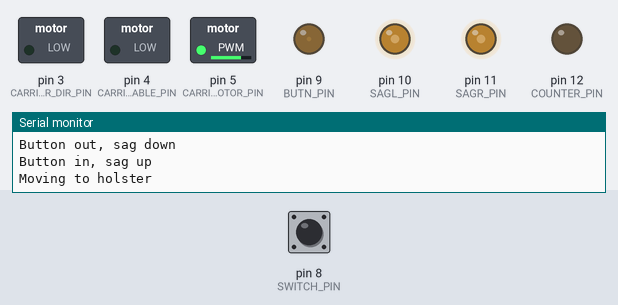
Recording of a sketch running on a simulated Arduino Nano, built with avr-gcc and run on an emulated ATmega328P. Shown: switched loads named in the sketch (green lamp = pin HIGH), output pins drawn as LEDs (lit = HIGH), the last lines printed to the serial monitor. The test bench sets the inputs (shaded band); at power-on: pin 8 (SWITCH_PIN) HIGH.

Above: at 8.0 s.
8.1 s: pin 8 (SWITCH_PIN) pulled LOW for 3.2 s
At 9.0 s:
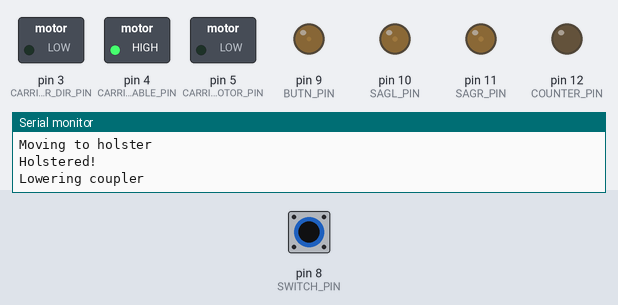
At 11.7 s:
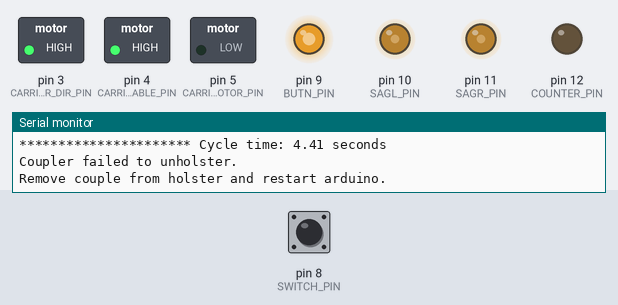
Timing chart, 0 to 13.2 s (numbered marks = the images above; inputs shaded):
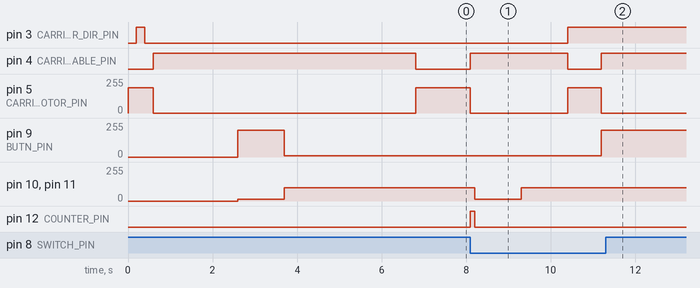

The sketch:

holster_cycler_01.ino
```cpp
//code includes counter output to LCD sheild; 11/30/2022 steve su

/**
 * LITH-HSTR Cycle Tester
 * By Stuart Sonatina
 * August 2018
 *
 * This is an arduino script meant to run on an Arduino Nano. Please visit
 * https://www.arduino.cc/en/Main/Software to download the IDE necessary to
 * upload this code to an arduino.
 *
 * This code works with a PD60-3-1161 NEMA23 stepper motor running TMCL code
 * with the following settings. Please download TMCL-IDE at
 * https://www.trinamic.com/support/software/tmcl-ide/ in order to upload code
 * to the stepper driver.
 *
 * MAX_SPEED = 2047       // steps/sec (+/- 0-2047)
 * MAX_ACCEL = 1000       // steps/sec^2 (+/- 0-2047)
 * CUR_LIMIT = 150        // Max current (0-255)

 * SAP 4, 0, MAX_SPEED    // Set max Velocity
 * SAP 5, 0, MAX_ACCEL    // Set max Acceleration
 * SAP 6, 0, CUR_LIMIT    // Set max current
 * SAP 140, 0, 1    // set Microstep Resolution (0 - full, 1 - half, etc)
 * SAP 138, 0, 2    // set Ramp mode (0 - position, 1 - exponential, 2 - velocity)
 * SAP 153, 0, 7    // set Ramp divisor
 * SAP 154, 0, 8    // set Pulse divisor
 * SAP 173, 0, 0    // set stallGuard2 filter enable to standard mode
 */

/**
 * Adjust the following #define numbers as needed to get the desired behavior
 */
#define LOOP_DELAY 1000        // pause time between cycles (ms)
#define FAILURE_ALLOWANCE 5 // Number of times coupler can fail to holster
                            // before program halts

#define CARRIAGE_SPEED 75       // 0-100% (please see TMCL code to adjust maximum)
#define CARRIAGE_TIMEOUT 1500   // How long to allow carriage to run before stopping it (ms)
#define CARRIAGE_OUT_TIME 800   // Time to allow carriage to pull out

#define BUTN_IN 10         // 0-255 button actuator max position
#define BUTN_OUT 200        // 0-255 button actuator min position
#define SAG_UP 100          // 0-255 sag actuator max position
#define SAG_DN 15           // 0-255 sag actuator min position
#define SAG_DN_TIME 1100    // Time to allow sag actuators to move
#define SAG_UP_TIME 1100     // Time to allow sag actuators to move

// Pin definitions
#define CARRIAGE_MOTOR_DIR_PIN 3    // NEMA 23 stepper motor direction (low=forwards)
#define CARRIAGE_MOTOR_ENABLE_PIN 4 // NEMA 23 stepper motor enable
#define CARRIAGE_MOTOR_PIN 5        // NEMA 23 stepper motor PWM control
#define SWITCH_PIN_GND 7  // limit switch ground, not being used currently
#define SWITCH_PIN 8      // limit switch
#define BUTN_PIN 9        // button actuator PWM control
#define SAGL_PIN 10       // left sag actuator PWM control
#define SAGR_PIN 11       // right sag actuator PWM control
#define COUNTER_PIN 12    // outputs to counter
#define NUM_TEST_CYCLES 50000   // number of cycles for test

bool holstered; // flag to see if coupler made it into holster
uint8_t failureCounter = 0;   // Count number of times coupler did not insert properly
uint32_t cycleCounter = 0;    // Count number of cycles, because why not?

/******************************************************************************
 * void setup()
 *****************************************************************************/
void setup()
{
  pinMode(CARRIAGE_MOTOR_DIR_PIN, OUTPUT);
  pinMode(CARRIAGE_MOTOR_ENABLE_PIN, OUTPUT);
  pinMode(CARRIAGE_MOTOR_PIN, OUTPUT);
  pinMode(COUNTER_PIN, OUTPUT);  //output for counter
  digitalWrite(COUNTER_PIN, LOW); //set counter initial state to LOW
  stopMotor();

  pinMode(SWITCH_PIN, INPUT_PULLUP); // INPUT_PULLUP eliminates need for external resistor
  pinMode(SWITCH_PIN_GND, OUTPUT);
  digitalWrite(SWITCH_PIN_GND, LOW); // use adjacent pin as ground

  Serial.begin(9600); // open serial port
  Serial.println("\n----Welcome to LITH-HSTR actuation----");
  while(digitalRead(SWITCH_PIN)==LOW) // limit switch should be wired 'normally closed'
  {
    Serial.println("Please remove coupler from holster, or check that limit switch is plugged in.");
    holstered = true;
    delay(2000);
  }
  holstered = false;

  // initialize actuators
  Serial.println("Initializing motors");
  driveMotor(CARRIAGE_SPEED);
  delay(200);
  driveMotor(-CARRIAGE_SPEED);
  delay(200);
  driveMotor(CARRIAGE_SPEED);
  delay(200);
  stopMotor();
  Serial.println("Motor working");
  delay(2000);

  Serial.println("Button out, sag down");
  analogWrite(BUTN_PIN, BUTN_OUT);
  analogWrite(SAGL_PIN, SAG_DN);
  analogWrite(SAGR_PIN, SAG_DN);
  delay(SAG_DN_TIME);
  Serial.println("Button in, sag up");
  analogWrite(BUTN_PIN, BUTN_IN);
  analogWrite(SAGL_PIN, SAG_UP);
  analogWrite(SAGR_PIN, SAG_UP);
  delay(SAG_UP_TIME);

  delay(2000); // sanity check time! We're about to get started.


}

int count=0;
void loop()
{
  if(count == NUM_TEST_CYCLES)stopMotor();
  else
  {
  // Move towards holstered position and wait until it gets there
  Serial.println("Moving to holster");
  driveMotor(CARRIAGE_SPEED);
  uint32_t startTime = millis();  // start timer
  while(!holstered && (millis()-startTime < CARRIAGE_TIMEOUT))
  {
    if(digitalRead(SWITCH_PIN)==LOW) {holstered=true;}
  }
  stopMotor();

  if(holstered) // limit switch has been triggered
  {
    Serial.println("Holstered!");
    failureCounter = 0; // Reset failureCounter

    digitalWrite(COUNTER_PIN, HIGH);  //set counter pin to high
    delay(100);
    digitalWrite(COUNTER_PIN, LOW);

    Serial.println("Lowering coupler");
    analogWrite(SAGL_PIN, SAG_DN);
    analogWrite(SAGR_PIN, SAG_DN);
    delay(SAG_DN_TIME);

    Serial.println("Lifting coupler and pressing button");
    analogWrite(SAGL_PIN, SAG_UP);
    analogWrite(SAGR_PIN, SAG_UP);
    analogWrite(BUTN_PIN, BUTN_IN);
    delay(SAG_UP_TIME);

    Serial.println("Removing coupler from holster");
    driveMotor(-1*CARRIAGE_SPEED);
    delay(CARRIAGE_OUT_TIME);
    stopMotor();
    analogWrite(BUTN_PIN, BUTN_OUT); // release button

    cycleCounter++;
    Serial.print("********************** Cycle number ");
    Serial.println(cycleCounter);
    Serial.print("********************** Cycle time: ");
    Serial.print(float(millis()-startTime)/1000);
    Serial.println(" seconds");
    //digitalWrite(COUNTER_PIN, LOW);  //set counter pin to low
  }
  else // limit switch was never triggered
  {
    failureCounter++; // Increment counter
    Serial.print("Coupler failed to holster properly ");
    Serial.print(failureCounter);
    Serial.println(" times");

    while(failureCounter >= FAILURE_ALLOWANCE)
    {
      stopMotor();
      Serial.println("\nCoupler failed to holster maximum number of times");
      Serial.println("Please inspect tester and restart arduino");
      delay(10000);
    }

    // remove coupler
    driveMotor(-1*CARRIAGE_SPEED);
    delay(CARRIAGE_OUT_TIME/2);
    stopMotor();

    // shake to try and reset position
    int flip=1;
    for(int i=0; i<3; i++)
    {
      driveMotor(flip*CARRIAGE_SPEED);
      delay(150);
      flip *= -1;
    }
    stopMotor();
  }

  // If coupler is out of holster, set flag to "unholstered"
  if(digitalRead(SWITCH_PIN)==HIGH)
  {
    holstered=false;
  }
  else // Coupler should have been pulled out by now. Stop program.
  {
    do
    {
      Serial.println("Coupler failed to unholster.");
      Serial.println("Remove couple from holster and restart arduino.\n");
      delay(5000);
    } while(true);
  }

  delay(LOOP_DELAY); // in case we want to slow the cycle down

count++;
  }
}

/******************************************************************************
 * Custom functions
 *
 *****************************************************************************/

/******************************************************************************
 * Enable motor and drive at speed from 0-100.
 *****************************************************************************/
void driveMotor(int speed)
{
  if(speed<0)
  {
    digitalWrite(CARRIAGE_MOTOR_DIR_PIN, HIGH);
    speed = -1*speed;
  }
  else
  {
    digitalWrite(CARRIAGE_MOTOR_DIR_PIN, LOW);
  }
  speed = map(speed,0,100,0,255);
  digitalWrite(CARRIAGE_MOTOR_ENABLE_PIN, LOW);   // enable stepper
  analogWrite(CARRIAGE_MOTOR_PIN, speed);          // run motor
}


/******************************************************************************
 * Stop motor by disabling, then drop speed pin to zero.
 *****************************************************************************/
void stopMotor()
{
  digitalWrite(CARRIAGE_MOTOR_ENABLE_PIN, HIGH);   // disable stepper
  analogWrite(CARRIAGE_MOTOR_PIN, 0);             // lower speed to zero
}
```

Measured:
- after the input at 8.1 s, pin 9 (BUTN_PIN): 10/255 → 200/255 after 3.1 s; pin 10 (SAGL_PIN), pin 11 (SAGR_PIN): 100/255 → 15/255 after 0.10 s, → 100/255 1.1 s later; pin 12 (COUNTER_PIN): LOW → HIGH at once, → LOW 0.10 s later
